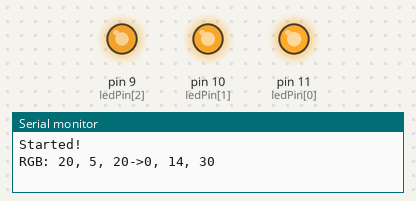
Simulated run of this sketch. Board: Arduino Uno, built with avr-gcc and run on an emulated ATmega328P. Parts: output pins drawn as LEDs (lit = HIGH), the last lines printed to the serial monitor. Random numbers use the default seed unless the sketch sets one.

Above: at 5.0 s.
At 14.0 s:
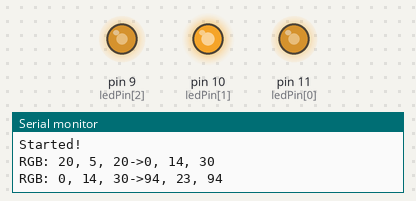
At 32.1 s:
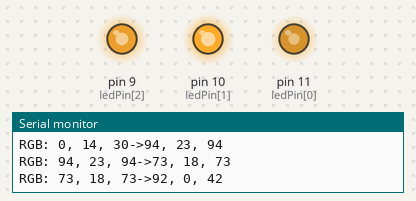
Timing chart, 0 to 40.0 s (numbered marks = the images above):
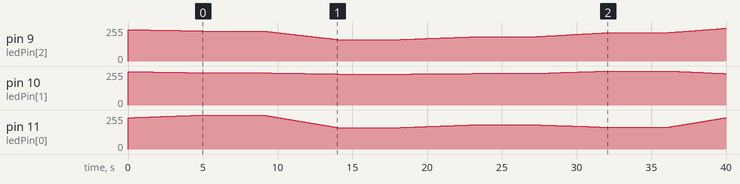

Measured:
- by itself, pin 9 (ledPin[2]): 0/255 → 235/255 at 0.00 s, → 234/255 0.45 s later, → 233/255 0.50 s later, → 232/255 0.50 s later, … (160 changes in this stretch)
- by itself, pin 10 (ledPin[1]): 0/255 → 250/255 at 0.00 s, → 249/255 0.55 s later, → 248/255 0.55 s later, → 247/255 0.55 s later, … (61 changes in this stretch)

The sketch:

ledPattern2.ino
```cpp
int ledPin[] = {11,10,9};

void setup()
{
  Serial.begin(9600);
  Serial.println("Started!");
  for(int i=0; i<3; i++)
  {
    pinMode(ledPin[i],OUTPUT);
    analogWrite(ledPin[i], 255);
  }
}

int ledCurrent[3] = {20,5,20};

void loop()
{
  int ledTarget[3] = {0,0,0};
  int primaryLed = 0;
  int secondaryLed = 0;
  switch(random(0,3))
  {
    case 0:
      // One light
      ledTarget[random(0,3)]= random(50,255);
      break;
    case 1:
      // Two lights
      while(primaryLed == secondaryLed)
      {
        primaryLed = random(0,3);
        secondaryLed = random(0,3);
      }
      ledTarget[primaryLed]= random(50,100);
      ledTarget[secondaryLed]= random(0,50);
      break;
    case 2:
      // Three lights
      int target = random(50,100);
      for(int iLed = 0;iLed < 3;iLed++)
      {
        ledTarget[iLed] = target;
      }
      break;
  }

  // The green is very powerful, run at 25% of power
  ledTarget[1] /=4;

  Serial.print("RGB: ");
  Serial.print(ledCurrent[0]); Serial.write(", ");
  Serial.print(ledCurrent[1]); Serial.write(", ");
  Serial.print(ledCurrent[2]);
  Serial.print("->");
  Serial.print(ledTarget[0]); Serial.write(", ");
  Serial.print(ledTarget[1]); Serial.write(", ");
  Serial.println(ledTarget[2]);

  for(int i = 1;i <= 100; i++)
  {
    for(int iLed = 0;iLed < 3;iLed++)
    {
      analogWrite(ledPin[iLed], 255 - ledCurrent[iLed] + int(double(ledCurrent[iLed] - ledTarget[iLed]) * double(i)/100.0));
    }
    delay(50);
  }
  delay(4000);
  for(int iLed = 0;iLed < 3;iLed++)
  {
    ledCurrent[iLed] = ledTarget[iLed];
  }
}
```
